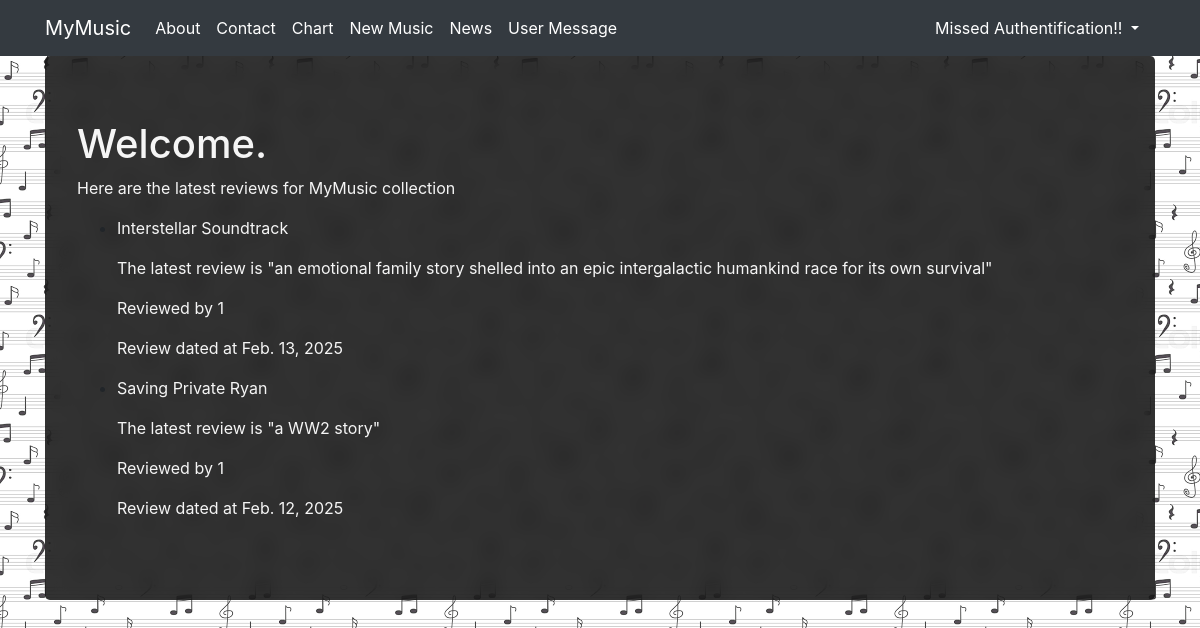
The page / on the database its author committed.
### myapp/models.py (models this page shows, shortened)
class Album(models.Model):
    album_name = models.CharField(max_length=100)
    artists = models.ManyToManyField(Artist)
    genre = models.ManyToManyField(Genre)
    album_art = models.ImageField(upload_to='')
    release_date = models.DateField()
    average_rating = models.FloatField()
    links = models.URLField()

### myapp/views.py (the view)
# urls.py: 2. Add a URL to urlpatterns:  path('', views.home, name='home')
def home(request):
    albums_with_reviews = Album.objects.filter(
        Exists(Review.objects.filter(album=OuterRef('pk')))
    ).annotate(
        latest_review=Subquery(
            Review.objects.filter(album=OuterRef('pk')).order_by('-published_date').values('review')[:1]
        ),
        reviewer=Subquery(
            Review.objects.filter(album=OuterRef('pk')).order_by('-published_date').values('user')[:1]
        ),
        reviewer_rating=Subquery(
            Review.objects.filter(album=OuterRef('pk')).order_by('-published_date').values('rating')[:1]
        ),
        review_published_date=Subquery(
            Review.objects.filter(album=OuterRef('pk')).order_by('-published_date').values('published_date')[:1]
        ),
    )
    context = {
        'albums': albums_with_reviews,
    }
    return render(request, 'home.html', context)

### myapp/templates/home.html
{% extends 'base.html' %}
{% block content %}
<h1>Welcome.</h1>
<p>Here are the latest reviews for MyMusic collection</p>
<ul>
    {% for album in albums %}
    <li>
        <p> {{album.album_name }}</p>
        <p> The latest review is "{{album.latest_review}}" </p>
        <p>  Reviewed by {{album.reviewer}} </p>
        <p>  Review dated at {{album.review_published_date.date}} </p>
    </li>
    {% endfor %}
</ul>
{% endblock %}

### myapp/static/index.css (style rules this page uses)
body { background-image: url('/static/bck_images.png'); background-repeat: repeat; }
p,h1,h2,h3,h4,h5,h6,label { color: whitesmoke; }

### rows shown on the page
Album: album_name "Interstellar Soundtrack", latest_review "an emotional family story shelled into an epic intergalactic humankind race for its own survival", reviewer "1", review_published_date "Feb. 13, 2025"
Album: album_name "Saving Private Ryan", latest_review "a WW2 story", reviewer "1", review_published_date "Feb. 12, 2025"
